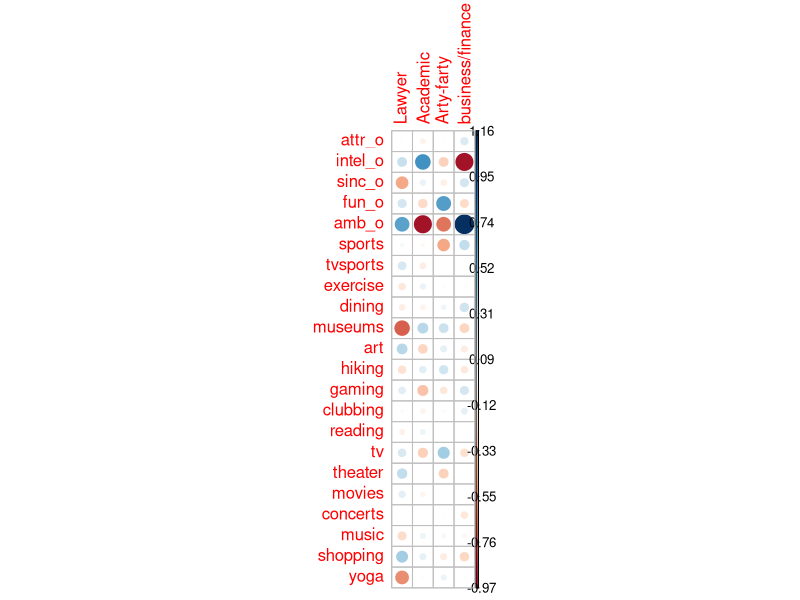
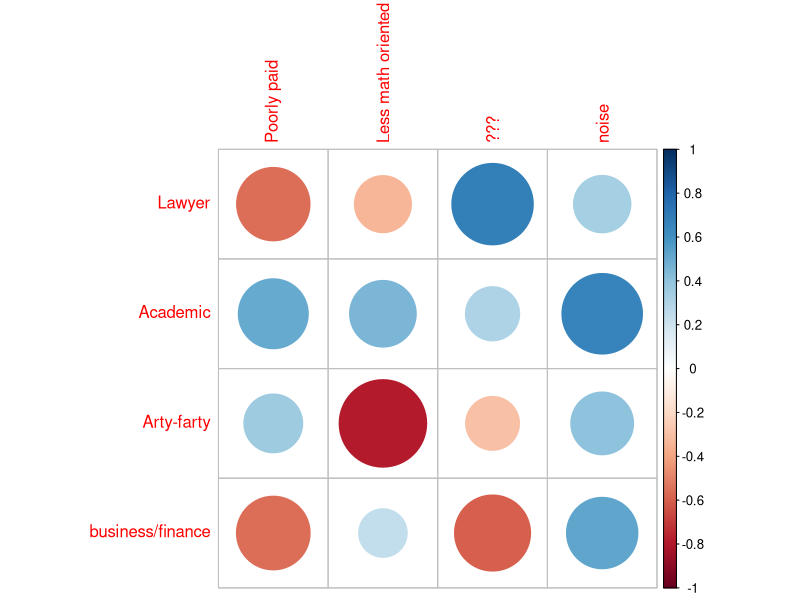

The R script that drew these images, in order:
## ---- chunk 1
knitr::opts_chunk$set(echo = TRUE)

library(zoo)
library(dplyr)
library(readr)
library(corrplot)
library(ggplot2)
library(glmnet)

## ---- chunk 2
setwd('C:/Users/rmiji/OneDrive/R_working_dir/Signal')
df = read.csv('./Week4/speeddating-aggregated.csv')
## ---- chunk 3
common_careers = as.numeric(names(sort(table(df$career_c),decreasing = TRUE)[1:4]))
df = (dplyr::select(df, -gender, -race, -race_o, -dec_o))[,c(1:5,7:23,6)]
## ---- chunk 4

df = dplyr::filter(df, career_c %in% common_careers)

predictors = scale(data.matrix(df[,1:ncol(df)-1]))

target = data.matrix(df[,ncol(df)])

## ---- chunk 5

multinom_model = glmnet(predictors, target, family="multinomial", lambda = 0)

coefmat = as.matrix(do.call(cbind, coef(multinom_model) ))[-1,]

colnames(coefmat) = names(coef(multinom_model))
colnames(coefmat) = c("Lawyer", "Academic", "Arty-farty", "business/finance")

corrplot(coefmat, is.corr = FALSE)

## ---- chunk 6

predicted_log_odds = (predict(multinom_model, predictors, s = 0  ))[,,1]

prc_obj = prcomp(predicted_log_odds)

change_of_basis = prc_obj$rotation

prc_obj$sdev

row.names(change_of_basis) = c("Lawyer", "Academic", "Arty-farty", "business/finance")

## ---- chunk 7

colnames(change_of_basis) = c("Poorly paid", "Less math oriented", "???", "noise")

corrplot(change_of_basis)

## ---- chunk 8
preds = matrix(data = c(1,2,3,4), nrow = 2)
preds
rownum = 1

probabilities = function(preds, rownum)
{
  proportional_p_row = exp(preds[rownum,])
  normalizer = sum(proportional_p_row) 
  return(proportional_p_row/normalizer)
}

probabilities(predicted_log_odds,1)

